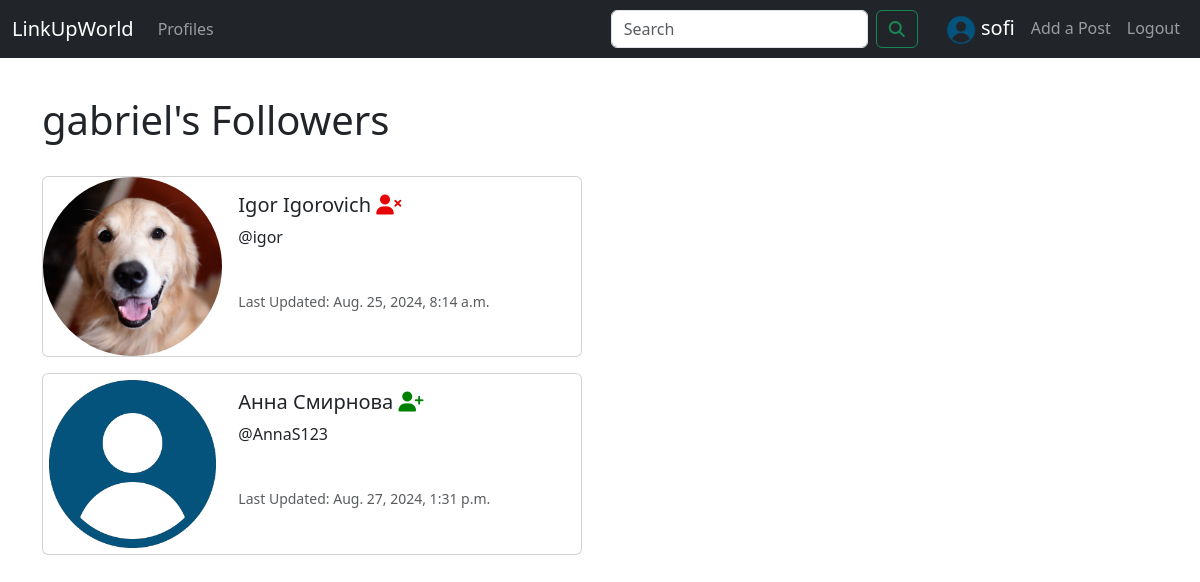
/profile/followers/6 (signed in), run on the app's committed database.
### users/models.py (models this page shows, shortened)
class Profile(models.Model):
    user = models.OneToOneField(User, on_delete=models.CASCADE)
    follows = models.ManyToManyField("self", related_name="followed_by", symmetrical=False, blank=True)
    date_modified = models.DateTimeField(User, auto_now=True)
    profile_image = models.ImageField(null=True, blank=True, upload_to="images/")
    bio = models.CharField(null=True, blank=True, max_length=500)

### users/views.py (the view)
# urls.py: path('profile/followers/<int:pk>', views.followers, name='followers'),
def followers(request, pk):
    profiles = Profile.objects.get(user_id=pk)
    return render(request, 'users/followers.html', {'profiles': profiles})

### users/templates/users/followers.html
{% extends 'core/base.html' %}
{% load static %}
{% block content %}
{% if user.id != profiles.user.id %}
<h1>{{ profiles.user.username }}'s Followers</h1>
{% else %}
<h1>Your Followers</h1>
{% endif %}
<br>
{% if profiles %}
{% for profile in profiles.followed_by.all %}
<div class="card mb-3" style="max-width: 540px;">
    <div class="row g-0">
        <div class="col-md-4">
            {% if profile.profile_image %}
            <img src="{{ profile.profile_image.url }}" width=200 height=200
                 class="img-fluid rounded-circle" alt="{{ profile.user.username }}">
            {% else %}
            <img src="{% static 'images/default_avatar.png' %}" width=200 height=200
                 class="img-fluid rounded-start" alt="{{ profile.user.username }}">
            {% endif %}
        </div>
        <div class="col-md-8">
            <div class="card-body">
                {% if request.user.id == profile.user.id %}
                <h5 class="card-title"><a href="{% url 'profile' profile.user.id %}">{{ profile.user.first_name }} {{ profile.user.last_name }} (You)</a></h5>
                {% else %}
                {% if request.user.is_authenticated %}
                <h5 class="card-title"><a href="{% url 'profile' profile.user.id %}">{{ profile.user.first_name }} {{ profile.user.last_name }}</a>
                    {% if profile not in user.profile.follows.all %}
                    <a href="{% url 'follow' profile.user.id %}">
                        <i class="fa fa-user-plus" aria-hidden="true" style="color: green;"></i></a><br>
                    {% else %}
                    <a href="{% url 'unfollow' profile.user.id %}">
                        <i class="fas fa-user-times" style="color: #e60505;"></i></a><br>
                    {% endif %}</h5>
                {% else %}
                <h5 class="card-title"><a href="{% url 'profile' profile.user.id %}">{{ profile.user.first_name }} {{ profile.user.last_name }}</a></h5>
                {% endif %}
                {% endif %}
                <p class="card-text"><a href="{% url 'profile' profile.user.id %}">@{{ profile.user.username }}</a></p>
                <br>
                <p class="card-text"><small class="text-body-secondary">
                    Last Updated: {{ profile.date_modified }}</small></p>
            </div>
        </div>
    </div>
</div>
{% endfor %}
{% endif %}
{% endblock %}

### core/templates/core/navbar.html (shortened to what this page needs)
{% load static %}
<nav class="navbar navbar-expand-lg navbar-dark bg-dark fixed-top">
    <div class="container-fluid">
        <a class="navbar-brand" href="{% url 'home' %}">LinkUpWorld</a>
        <div class="collapse navbar-collapse" id="navbarSupportedContent">
            <ul class="navbar-nav me-auto mb-2 mb-lg-0">
                <li class="nav-item">
                    <a class="nav-link" href="{% url 'profiles' %}">Profiles</a>
                </li>
            </ul>
            <form action="{% url 'search' %}" method="get" class="d-flex" role="search" style="margin-right: 20px;">
                <input class="form-control me-2" type="search" placeholder="Search" aria-label="Search" name="q">
                <button class="btn btn-outline-success" type="submit"><i class="fas fa-search"></i></button>
            </form>
            <ul class="navbar-nav ml-auto">
                {% if request.user.is_authenticated %}
                <li class="nav-link navbar-brand" style="margin-right: 0px;">
                    {% if user.profile.profile_image %}
                    <a href="{% url 'profile' request.user.id %}" style="color: inherit;text-decoration: none;">
                        <img src="{{user.profile.profile_image.url}}" class="rounded-circle" width="30" height="30">
                        {{ user.username }}
                    </a>
                    {% else %}
                    <a href="{% url 'profile' request.user.id %}" style="color: inherit;text-decoration: none;">
                        <img src="{% static 'images/default_avatar.png' %}"
                             width="30" height="30">
                        {{ user.username }}
                    </a>
                    {% endif %}
                </li>
                <li class="nav-item"><a class="nav-link" href="{% url 'add_post' %}">Add a Post</a></li>
                <li class="nav-item">
                    <a class="nav-link" href="{% url 'logout' %}">Logout</a>
                </li>
                {% endif %}
            </ul>
        </div>
    </div>
</nav>

### core/static/css/style.css (style rules this page uses)
a { text-decoration: none; color: inherit; }

### data on the page
Profile: user.username "gabriel"
Profile: profile_image (picture), user.first_name "Igor", user.last_name "Igorovich", user.username "igor", date_modified "Aug. 25, 2024, 8:14 a.m."
Profile: user.first_name "Анна", user.last_name "Смирнова", user.username "AnnaS123", date_modified "Aug. 27, 2024, 1:31 p.m."

### other printed values
{{ user.username }} "sofi"
